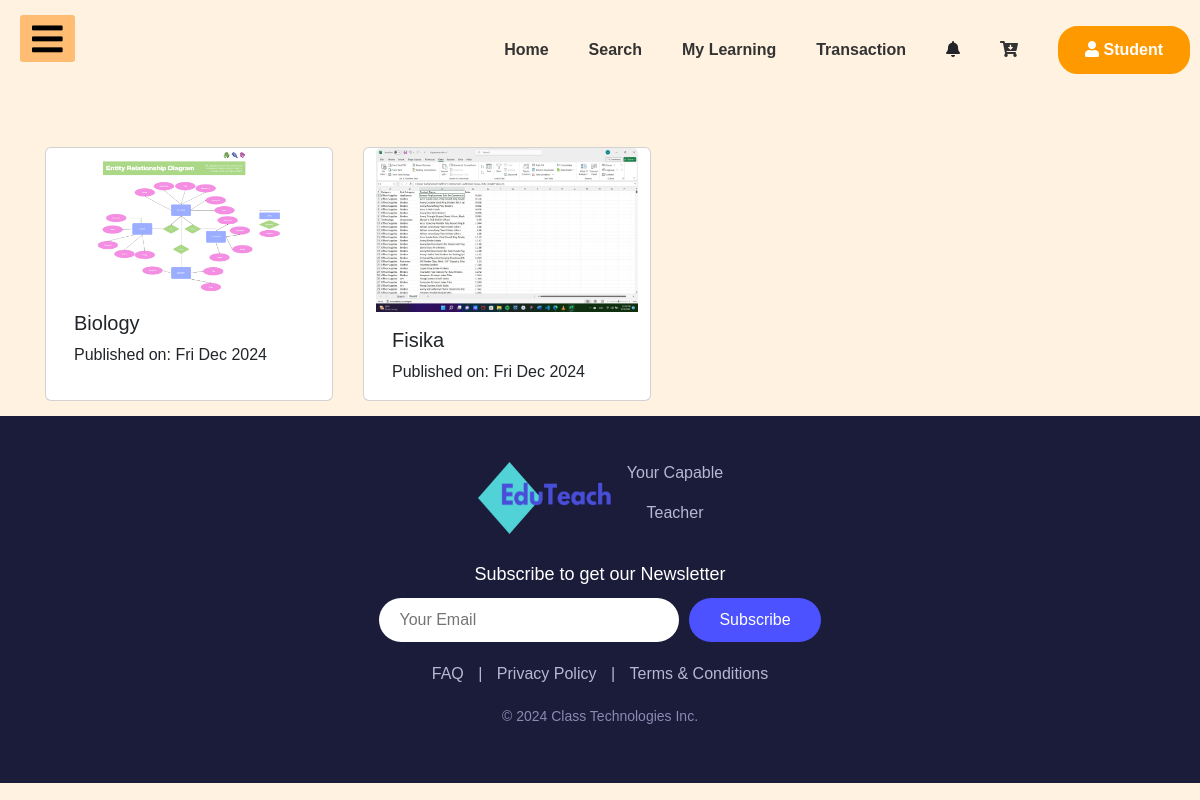
Before: /courses_app/ with the older database file.
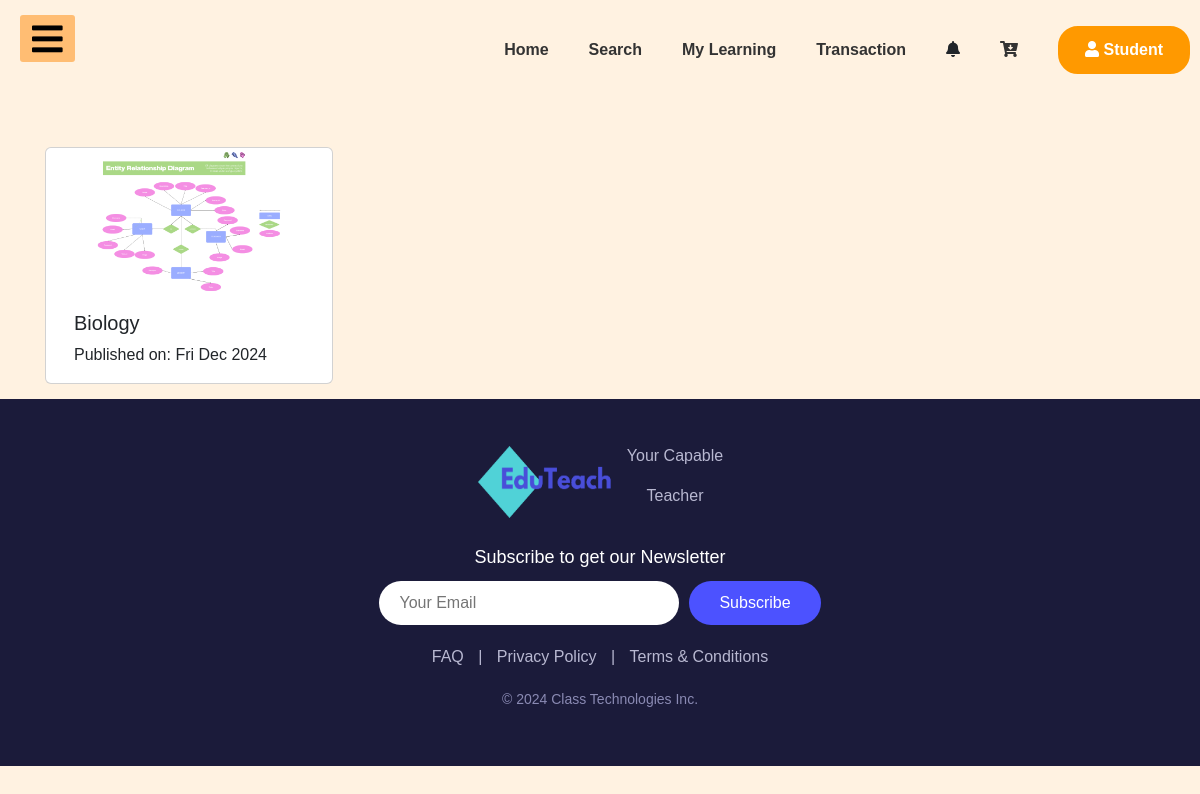
After: the same page with the newer database file.
### courses_app/models.py (models this page shows, shortened)
class Post(models.Model):
    author = models.ForeignKey(User, on_delete=models.CASCADE)  # Ganti Teacher menjadi User
    title = models.CharField(max_length=200)
    text = models.TextField()
    price = models.DecimalField(max_digits=10, decimal_places=2, default=0.00)
    created_date = models.DateTimeField(default=timezone.now)
    thumbnail = models.ImageField(upload_to='thumbnail', blank=True)
    video = EmbedVideoField(blank=True, null=True)  # Tambahkan field untuk video
    published_date = models.DateTimeField(blank=True, null=True)

### courses_app/views.py (the view)
# urls.py: path('', views.PostListView.as_view(), name='post_list'),
class PostListView(ListView):
    model = Post
    def get_queryset(self):
        return Post.objects.filter(published_date__lte=timezone.now()).order_by('-published_date')

### courses_app/templates/courses_app/post_list.html
{% extends 'dashboard_app/base_dashboard_student.html' %}
{% block body_block %}
<div class="container mt-4">
    <div class="row">
        {% for post in post_list %}
            <div class="card" style="width: 18rem; margin: 15px;">
                <a href="{% url 'post_detail' pk=post.pk %}" style="text-decoration: none; color: inherit;">
                    {% if post.thumbnail %}
                        <img src="{{ post.thumbnail.url }}" class="card-img-top" alt="Thumbnail">
                    {% else %}
                        <p class="text-center">No image available</p>
                    {% endif %}
                    <div class="card-body">
                        <h5 class="card-title">{{ post.title }}</h5>
                        <p class="card-text">Published on: {{ post.published_date | date:"D M Y" }}</p>
                    </div>
                </a>
            </div>
        {% endfor %}
    </div>
</div>
{% endblock %}

Changed rows visible on the page:
removed Post: thumbnail (picture), title "Fisika", published_date "Fri Dec 2024"
